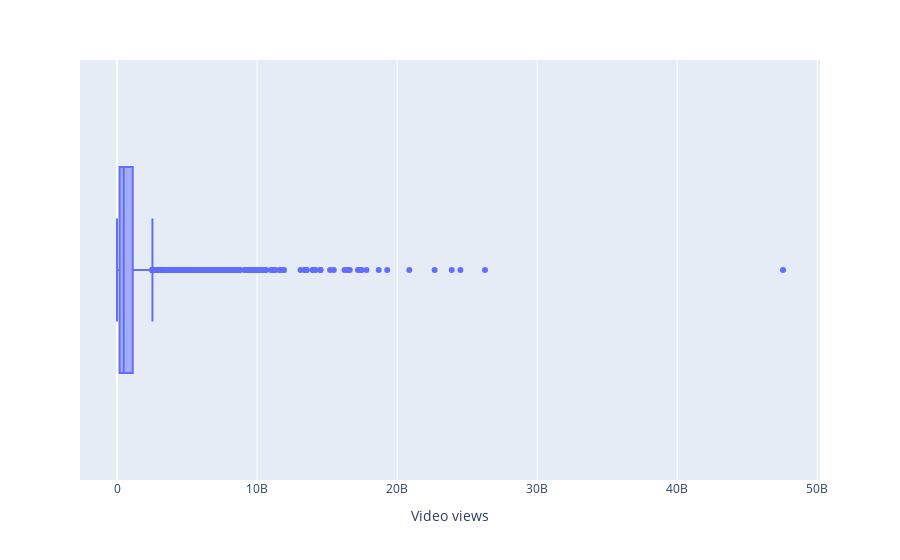

The cell this chart's notebook holds for it:
### Code cell
import plotly.express as px

px.box(data_frame=youtube_df, x="Video views", hover_data=youtube_df.columns)

### Figure 1 — Plotly figure (JSON) as saved in the notebook; plotly's stock layout.template omitted (floating-point values rounded to 4 significant figures; data arrays with more than 128 entries replaced by an {"elided": "..."} marker saying what was removed)
{"data": [{"alignmentgroup": "True", "customdata": {"elided": "5000x6 mixed values"}, "hovertemplate": "Video views=%{customdata[5]}<br>Rank=%{customdata[0]}<br>Grade=%{customdata[1]}<br>Channel name=%{customdata[2]}<br>Video Uploads=%{customdata[3]}<br>Subscribers=%{customdata[4]}<extra></extra>", "legendgroup": "", "marker": {"color": "#636efa"}, "name": "", "notched": false, "offsetgroup": "", "orientation": "h", "showlegend": false, "type": "box", "x": {"elided": "5000 int values"}, "x0": " ", "xaxis": "x", "y0": " ", "yaxis": "y"}], "layout": {"boxmode": "group", "legend": {"tracegroupgap": 0}, "margin": {"t": 60}, "xaxis": {"anchor": "y", "domain": [0, 1], "title": {"text": "Video views"}}, "yaxis": {"anchor": "x", "domain": [0, 1]}}}
